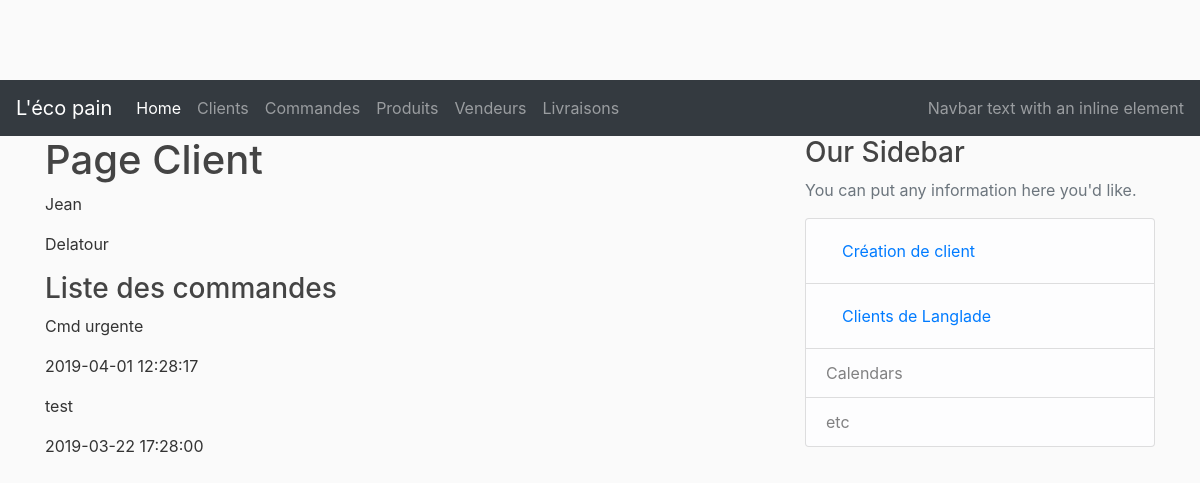
The page /customers/3 on the database its author committed.
### lecopain/dao/models.py (models this page shows, shortened)
class Customer(db.Model)        :
    __tablename__               = 'customers'
    id                          = db.Column(db.Integer, primary_key                             = True)
    firstname                   = db.Column(db.String(50), nullable                             = False)
    lastname                    = db.Column(db.String(50), nullable                             = False)
    address                     = db.Column(db.String(200))
    cp                          = db.Column(db.String(20))
    city                        = db.Column(db.String(50))
    email                       = db.Column(db.String(200), nullable                            = False)
    created_at                  = db.Column(db.DateTime, nullable                               = False, default = datetime.utcnow)
    orders                      = db.relationship('CustomerOrder', backref                      = 'owner', lazy  = True)

class CustomerOrder(db.Model)   :
    __tablename__               = 'customer_orders'
    id                          = db.Column(db.Integer, primary_key                             = True)
    title                       = db.Column(db.String(50), nullable                             = False)
    created_at                  = db.Column(db.DateTime, nullable                               = False, default = datetime.utcnow)
    customer_id                 = db.Column(db.Integer, db.ForeignKey('customers.id'), nullable = False)
    status                      = db.Column(db.String(20), nullable                             = False)
    vendorOrders                = db.relationship('VendorOrder', backref = 'customerOrder', lazy = True)
    delivery                    = db.relationship('Delivery', uselist=False)
    delivery_dt                 = db.Column(db.DateTime)
    payement_status             = db.Column(db.String(20), nullable                             = False)

### lecopain/controllers/customer_controller.py (the view)
@customer_page.route("/customers/<int:customer_id>")
def customer(customer_id):
    customer = Customer.query.get_or_404(customer_id)
    return render_template('/customers/customer.html', customer=customer)

### lecopain/templates/customers/customer.html
{% extends "layout.html" %}
{% block content %}
    <h1>Page Client</h1>
    <div class="content-section">
        <p>{{customer.firstname}}</p>
        <p>{{customer.lastname}}</p>
    </div>
    <div>
        <h3>Liste des commandes</h3>
    </div>
    <div class="content-section">
        {% for order in customer.orders %}
            <p>{{order.title}}</p>
            <p>{{order.delivery_dt}}</p>
        {% endfor %}
    </div>
{% endblock %}
{% block right_menu %}
<div class="content-section">
    <h3>Our Sidebar</h3>
    <p class='text-muted'>You can put any information here you'd like.
        <ul class="list-group">
        <li class="list-group-item list-group-item-light">
                <a class="nav-link" href="/customers/new">Création de client</a></li>
        <li class="list-group-item list-group-item-light">
                <a class="nav-link" href="/customers/city/Langlade">Clients de Langlade</a></li>
        <li class="list-group-item list-group-item-light">Calendars</li>
        <li class="list-group-item list-group-item-light">etc</li>
        </ul>
    </p>
</div>
{% endblock %}

### lecopain/static/main.css (style rules this page uses)
body { background: #fafafa; color: #333333; margin-top: 5rem; }
h1, h2, h3, h4, h5, h6 { color:#444444; }

### rows shown on the page
Customer: firstname "Jean", lastname "Delatour"
CustomerOrder: title "Cmd urgente", delivery_dt "2019-04-01 12:28:17"
CustomerOrder: title "test", delivery_dt "2019-03-22 17:28:00"
